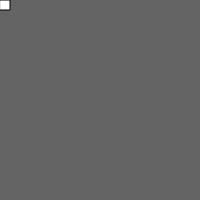
Frame 1 (no input)
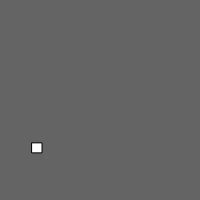
Frame 60 (no input)
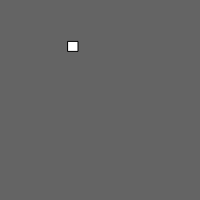
Frame 120 (the mouse pressed at the canvas centre since frame 60)

The p5.js sketch that drew these frames (run headless with seeded random() and noise() and a simulated clock; from frame 60 on, the mouse is pressed at the canvas centre):

// p5.js sketch
// ── sketch.js
var x = 0;
var y = 0;

function setup() {
  // put setup code here
  createCanvas(200, 200);
}

function draw() {
  // put drawing code
  background(100);
  rect(x, y, 10, 10);
  x += 4;

  if (x > width) {
    x = 0;
    y = random(height);
  }
}
